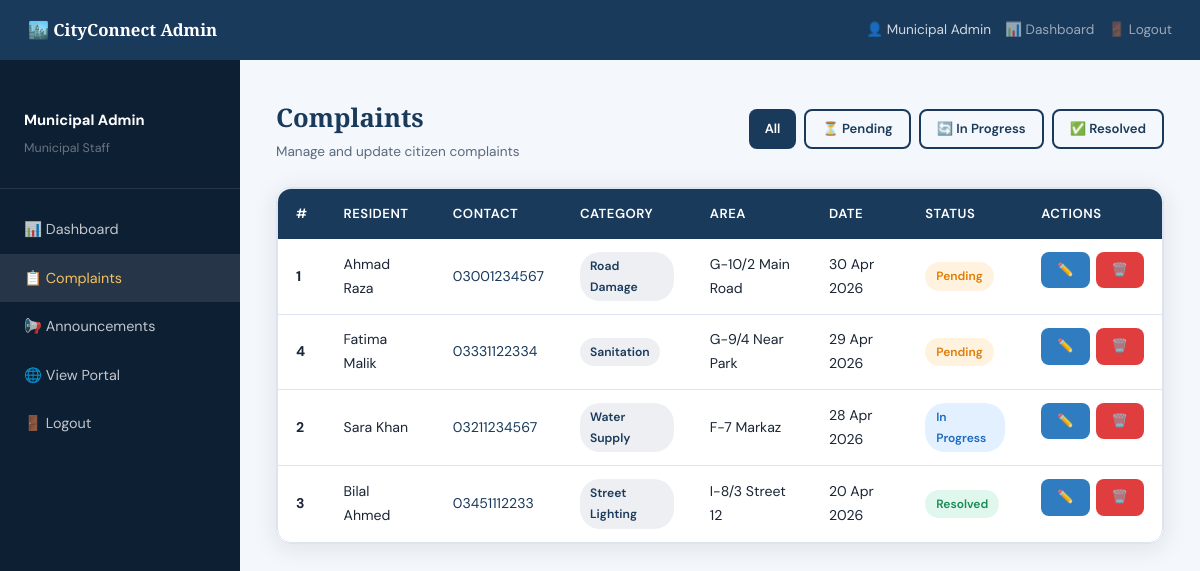
The page /admin/complaints.php (signed in) on the database its author committed.
### tables this page shows
CREATE TABLE IF NOT EXISTS complaints (
    id          INT AUTO_INCREMENT PRIMARY KEY,
    name        VARCHAR(120)  NOT NULL,
    contact     VARCHAR(20)   NOT NULL,
    category    VARCHAR(60)   NOT NULL,
    description TEXT          NOT NULL,
    area        VARCHAR(200)  NOT NULL,
    status      ENUM('Pending','In Progress','Resolved') NOT NULL DEFAULT 'Pending',
    date        DATE          NOT NULL DEFAULT (CURRENT_DATE)
);

### php/config.php (called while the page is built, shortened)
<?php
function e(string $str): string {
    return htmlspecialchars($str, ENT_QUOTES, 'UTF-8');
}
function fdate(string $date): string {
    return date('d M Y', strtotime($date));
}

### admin/complaints.php (the view, shortened to what this page needs)
<?php
require_once '../php/config.php';
$db = getDB();
$filter = $_GET['filter'] ?? 'all';
$where  = match($filter) {
    'pending'    => "WHERE status='Pending'",
    'progress'   => "WHERE status='In Progress'",
    'resolved'   => "WHERE status='Resolved'",
    default      => '',
};
$complaints = $db->query("SELECT * FROM complaints $where ORDER BY date DESC");
?>
<!DOCTYPE html>
<html lang="en">
<head>
  <link rel="stylesheet" href="../css/style.css">
</head>
<body>
<div class="admin-header">
  <strong>🏙️ CityConnect Admin</strong>
  <div class="right">
    <span>👤 <?= e($_SESSION['admin_name'] ?? 'Admin') ?></span>
    <a href="dashboard.php">📊 Dashboard</a>
    <a href="logout.php">🚪 Logout</a>
  </div>
</div>
<div class="admin-layout">
  <aside class="admin-sidebar">
    <div class="sidebar-user">
      <strong><?= e($_SESSION['admin_name'] ?? 'Admin') ?></strong>
      <span>Municipal Staff</span>
    </div>
    <ul class="sidebar-nav">
      <li><a href="dashboard.php">📊 Dashboard</a></li>
      <li><a href="complaints.php" class="active">📋 Complaints</a></li>
      <li><a href="announcements.php">📢 Announcements</a></li>
      <li><a href="../index.php" target="_blank">🌐 View Portal</a></li>
      <li><a href="logout.php">🚪 Logout</a></li>
    </ul>
  </aside>
  <main class="admin-content">
    <div style="display:flex;align-items:center;justify-content:space-between;margin-bottom:24px;flex-wrap:wrap;gap:12px">
      <div>
        <h1 style="font-family:'Playfair Display',serif;color:var(--primary);font-size:1.6rem">Complaints</h1>
        <p style="color:var(--text-muted);font-size:0.85rem">Manage and update citizen complaints</p>
      </div>
      <div style="display:flex;gap:8px;flex-wrap:wrap">
        <?php foreach(['all'=>'All','pending'=>'⏳ Pending','progress'=>'🔄 In Progress','resolved'=>'✅ Resolved'] as $key=>$label): ?>
          <a href="?filter=<?= $key ?>" class="btn btn-sm <?= $filter===$key ? 'btn-primary' : 'btn-outline' ?>">
            <?= $label ?>
          </a>
        <?php endforeach; ?>
      </div>
    </div>
    <div class="card">
      <?php if ($complaints->num_rows === 0): ?>
        <div style="padding:40px;text-align:center;color:var(--text-muted)">
          No complaints found for this filter.
        </div>
      <?php else: ?>
        <div class="table-wrap">
          <table>
            <thead>
              <tr>
                <th>#</th>
                <th>Resident</th>
                <th>Contact</th>
                <th>Category</th>
                <th>Area</th>
                <th>Date</th>
                <th>Status</th>
                <th>Actions</th>
              </tr>
            </thead>
            <tbody>
              <?php while ($c = $complaints->fetch_assoc()): ?>
                <tr>
                  <td><strong><?= $c['id'] ?></strong></td>
                  <td><?= e($c['name']) ?></td>
                  <td><a href="tel:<?= e($c['contact']) ?>" style="color:var(--primary)"><?= e($c['contact']) ?></a></td>
                  <td><span class="tag"><?= e($c['category']) ?></span></td>
                  <td><?= e($c['area']) ?></td>
                  <td><?= fdate($c['date']) ?></td>
                  <td>
                    <?php $badge = match($c['status']){'In Progress'=>'badge-progress','Resolved'=>'badge-resolved',default=>'badge-pending'}; ?>
                    <span class="badge <?= $badge ?>"><?= e($c['status']) ?></span>
                  </td>
                  <td style="display:flex;gap:6px">
                    <a href="?update=<?= $c['id'] ?>&filter=<?= $filter ?>" class="btn btn-sm btn-info">✏️</a>
                    <a href="?delete=<?= $c['id'] ?>&filter=<?= $filter ?>"
                       class="btn btn-sm btn-danger"
                       onclick="return confirm('Delete complaint #<?= $c['id'] ?>?')">🗑️</a>
                  </td>
                </tr>
              <?php endwhile; ?>
            </tbody>
          </table>
        </div>
      <?php endif; ?>
    </div>
  </main>
</div>
</body>
</html>

### css/style.css (style rules this page uses)
:root { --primary: #1a3a5c; --primary-light: #245080; --accent: #e8a020; --accent-light: #f5c060; --bg: #f4f7fb; --bg-dark: #0d1f33; --card: #ffffff; --text: #1a2535; --text-muted: #5a6a7e; --border: #dde4ef; --success: #22a96e; --danger: #e03e3e; --warning: #e8a020; --info: #2f7cc1; --shadow: 0 4px 24px rgba(26,58,92,0.10); --shadow-lg: 0 12px 48px rgba(26,58,92,0.18); --radius: 14px; --radius-sm: 8px; }
*, *::before, *::after { box-sizing: border-box; margin: 0; padding: 0; }
html { scroll-behavior: smooth; }
body { font-family: 'DM Sans', sans-serif; background: var(--bg); color: var(--text); line-height: 1.7; min-height: 100vh; }
a { color: inherit; text-decoration: none; }
.card { background: var(--card); border-radius: var(--radius); box-shadow: var(--shadow); border: 1px solid var(--border); overflow: hidden; transition: transform 0.25s, box-shadow 0.25s; }
.btn { display: inline-flex; align-items: center; gap: 8px; padding: 12px 26px; border-radius: var(--radius-sm); font-family: 'DM Sans', sans-serif; font-size: 0.92rem; font-weight: 600; border: none; cursor: pointer; transition: all 0.22s; text-decoration: none; }
.btn-primary { background: var(--primary); color: #fff; }
.btn-outline { background: transparent; color: var(--primary); border: 2px solid var(--primary); }
.btn-sm { padding: 7px 16px; font-size: 0.82rem; }
.btn-danger { background: var(--danger); color: #fff; }
.btn-info { background: var(--info); color: #fff; }
.badge { display: inline-flex; align-items: center; gap: 4px; padding: 4px 11px; border-radius: 20px; font-size: 0.75rem; font-weight: 600; }
.badge-pending { background: #fff3e0; color: #e07b00; }
.badge-progress { background: #e3f0ff; color: #1a6abf; }
.badge-resolved { background: #e0f7ee; color: #1a8a54; }
.tag { display: inline-block; background: rgba(26,58,92,0.08); color: var(--primary); font-size: 0.76rem; padding: 4px 10px; border-radius: 20px; font-weight: 600; }
.table-wrap { overflow-x: auto; border-radius: var(--radius); border: 1px solid var(--border); }
table { width: 100%; border-collapse: collapse; font-size: 0.88rem; }
thead th { background: var(--primary); color: #fff; padding: 14px 18px; text-align: left; font-weight: 600; font-size: 0.82rem; letter-spacing: 0.04em; text-transform: uppercase; white-space: nowrap; }
tbody tr { border-bottom: 1px solid var(--border); transition: background 0.15s; }
tbody td { padding: 13px 18px; vertical-align: middle; }
tbody tr:last-child { border-bottom: none; }
.admin-layout { display: grid; grid-template-columns: 240px 1fr; min-height: calc(100vh - 68px); }
.admin-sidebar { background: var(--bg-dark); padding: 28px 0; color: rgba(255,255,255,0.75); }
.sidebar-nav { list-style: none; }
.sidebar-nav li a { display: flex; align-items: center; gap: 12px; padding: 12px 24px; font-size: 0.9rem; transition: all 0.2s; }
.sidebar-nav li a:hover, .sidebar-nav li a.active { background: rgba(255,255,255,0.1); color: var(--accent-light); }
.sidebar-user { padding: 20px 24px 28px; border-bottom: 1px solid rgba(255,255,255,0.1); margin-bottom: 16px; }
.sidebar-user strong { display: block; font-size: 0.92rem; color: #fff; }
.sidebar-user span { font-size: 0.78rem; opacity: 0.5; }
.admin-content { padding: 36px; background: var(--bg); }

### admin/complaints.php (style rules this page uses)
body { margin: 0; }
.admin-header { background:var(--primary);color:#fff;padding:0 28px;height:60px;display:flex;align-items:center;justify-content:space-between;position:sticky;top:0;z-index:100; }
.admin-header strong { font-family:'Playfair Display',serif;font-size:1.05rem; }
.admin-header .right { display:flex;align-items:center;gap:14px;font-size:0.85rem;opacity:0.8; }
.admin-header .right a { color:#fff;opacity:0.7; }

### rows shown on the page
complaints: id "1", name "Ahmad Raza", contact "03001234567", category "Road Damage", area "G-10/2 Main Road", date "30 Apr 2026", status "Pending"
complaints: id "4", name "Fatima Malik", contact "03331122334", category "Sanitation", area "G-9/4 Near Park", date "29 Apr 2026", status "Pending"
complaints: id "2", name "Sara Khan", contact "03211234567", category "Water Supply", area "F-7 Markaz", date "28 Apr 2026", status "In Progress"
complaints: id "3", name "Bilal Ahmed", contact "03451112233", category "Street Lighting", area "I-8/3 Street 12", date "20 Apr 2026", status "Resolved"

### other values the page prints
$_SESSION['admin_name'] "Municipal Admin"
$label "All"
$label "⏳ Pending"
$label "🔄 In Progress"
$label "✅ Resolved"
